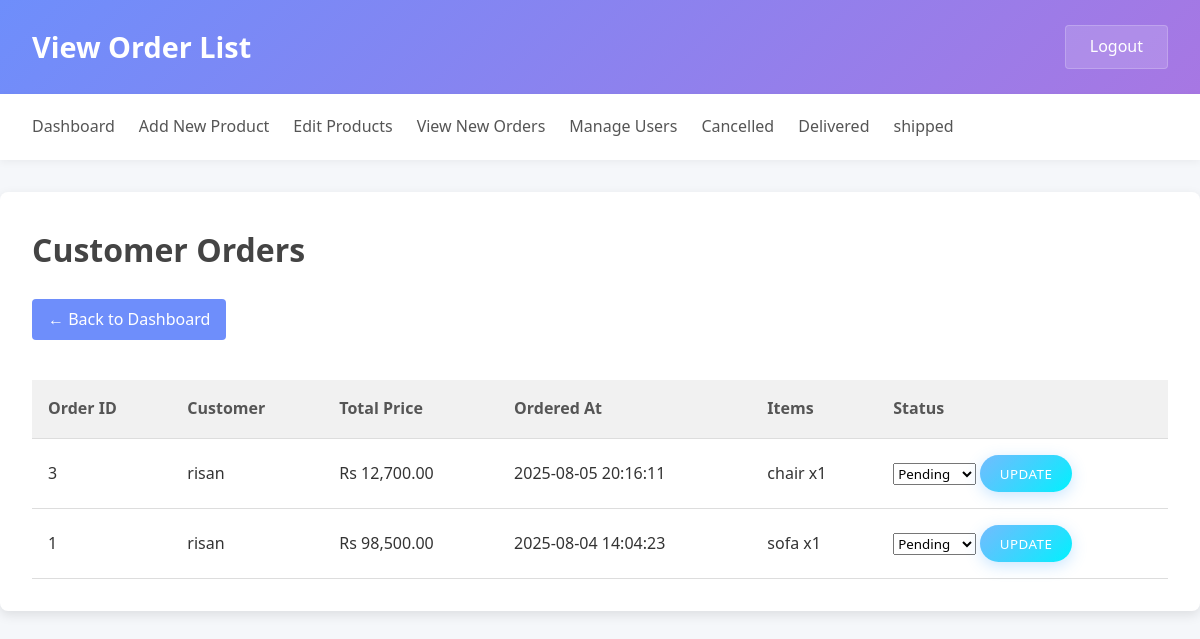
/admin/view_orders.php (signed in), run on the app's committed database.
### tables this page shows
CREATE TABLE `orders` (
  `id` int(11) NOT NULL,
  `user_id` int(11) DEFAULT NULL,
  `total_price` decimal(10,2) DEFAULT NULL,
  `order_date` timestamp NOT NULL DEFAULT current_timestamp(),
  `status` varchar(50) NOT NULL DEFAULT 'Pending'
);

CREATE TABLE `users` (
  `id` int(11) NOT NULL,
  `name` varchar(100) DEFAULT NULL,
  `email` varchar(100) DEFAULT NULL,
  `password` varchar(255) DEFAULT NULL,
  `role` enum('user','admin') DEFAULT 'user',
  `created_at` timestamp NOT NULL DEFAULT current_timestamp(),
  `user_type` varchar(20) NOT NULL DEFAULT 'user'
);

CREATE TABLE `order_items` (
  `id` int(11) NOT NULL,
  `order_id` int(11) DEFAULT NULL,
  `product_id` int(11) DEFAULT NULL,
  `quantity` int(11) DEFAULT NULL
);

CREATE TABLE `products` (
  `id` int(11) NOT NULL,
  `name` varchar(100) DEFAULT NULL,
  `description` text DEFAULT NULL,
  `price` decimal(10,2) DEFAULT NULL,
  `image` varchar(255) DEFAULT NULL,
  `category` varchar(50) DEFAULT NULL,
  `created_at` timestamp NOT NULL DEFAULT current_timestamp()
);

### admin/view_orders.php (the view, shortened to what this page needs)
<?php
include '../includes/config.php';
$order_result = mysqli_query($conn, "
    SELECT orders.*, users.name AS user_name
    FROM orders
    JOIN users ON orders.user_id = users.id
    WHERE orders.status = 'Pending'
    ORDER BY orders.order_date DESC
");
?>
<!DOCTYPE html>
<html>
<head>
    <link rel="stylesheet" href="./CSS/Navigation.css">
    <link rel="stylesheet" href="./CSS/order.css">
</head>
<body>
    <div class="topbar">
        <h1>View Order List</h1>
        <a class="logout-btn" href="../logout.php">Logout</a>
    </div>
    <?php include "./Navigation/Navigation.php"; ?>
    <main>
        <div class="container">
            <h2>Customer Orders</h2>
            <a href="dashboard.php" class="back-btn">← Back to Dashboard</a>
            <table>
                <tr>
                    <th>Order ID</th>
                    <th>Customer</th>
                    <th>Total Price</th>
                    <th>Ordered At</th>
                    <th>Items</th>
                    <th>Status</th>
                </tr>
                <?php while ($order = mysqli_fetch_assoc($order_result)) { ?>
                    <tr>
                        <td><?= $order['id']; ?></td>
                        <td><?= htmlspecialchars($order['user_name']); ?></td>
                        <td>Rs <?= number_format($order['total_price'], 2); ?></td>
                        <td><?= $order['order_date']; ?></td>
                        <td>
                            <ul>
                                <?php
                                $items_result = mysqli_query($conn, "
                    SELECT order_items.quantity, products.name AS product_name
                    FROM order_items
                    JOIN products ON order_items.product_id = products.id
                    WHERE order_items.order_id = {$order['id']}
                ");
                                if ($items_result && mysqli_num_rows($items_result) > 0) {
                                    while ($item = mysqli_fetch_assoc($items_result)) {
                                        echo "<li>" . htmlspecialchars($item['product_name']) . " x" . $item['quantity'] . "</li>";
                                    }
                                } else {
                                    echo "<li>No items found</li>";
                                }
                                ?>
                            </ul>
                        </td>
                        <td>
                            <form action="update_order_status.php" method="post">
                                <select name="status">
                                    <option value="Pending" <?= $order['status'] == 'Pending' ? 'selected' : '' ?>>Pending</option>
                                </select>
                                <button type="submit" class="update-btn">Update</button>
                            </form>
                        </td>
                    </tr>
                <?php } ?>
            </table>
        </div>
    </main>
</body>
</html>

### admin/CSS/Navigation.css (style rules this page uses)
* { margin: 0; padding: 0; box-sizing: border-box; font-family: "Segoe UI", Tahoma, Geneva, Verdana, sans-serif; }
body { background-color: #f5f7fa; color: #333; line-height: 1.6; }
.topbar { display: flex; justify-content: space-between; align-items: center; padding: 1.5rem 2rem; background: linear-gradient(135deg, #6e8efb, #a777e3); color: white; box-shadow: 0 4px 12px rgba(0, 0, 0, 0.1); }
.topbar h1 { font-size: 1.8rem; font-weight: 600; }
.logout-btn { padding: 0.5rem 1.5rem; background-color: rgba(255, 255, 255, 0.15); color: white; text-decoration: none; border-radius: 4px; transition: all 0.3s ease; font-weight: 500; border: 1px solid rgba(255, 255, 255, 0.2); }

### admin/CSS/order.css (style rules this page uses)
* { margin: 0; padding: 0; box-sizing: border-box; font-family: 'Segoe UI', Tahoma, Geneva, Verdana, sans-serif; }
body { background-color: #f5f7fa; color: #333; line-height: 1.6; }
.container { max-width: 1200px; margin: 2rem auto; padding: 2rem; background-color: white; border-radius: 8px; box-shadow: 0 4px 12px rgba(0, 0, 0, 0.1); }
h2 { font-size: 2rem; margin-bottom: 1.5rem; color: #444; }
.back-btn { display: inline-block; margin-bottom: 1.5rem; padding: 0.5rem 1rem; background-color: #6e8efb; color: white; text-decoration: none; border-radius: 4px; transition: background-color 0.3s ease; }
table { width: 100%; border-collapse: collapse; margin-top: 1rem; }
th, td { padding: 1rem; text-align: left; border-bottom: 1px solid #ddd; }
th { background-color: #f1f1f1; color: #555; font-weight: 600; }
td { background-color: #fff; }
ul { list-style-type: none; padding-left: 0; }
ul li { padding: 0.25rem 0; }
.update-btn { padding: 0.6rem 1.2rem; background: linear-gradient(135deg, #4facfe 0%, #00f2fe 100%); color: white; border: none; border-radius: 25px; cursor: pointer; font-weight: 500; text-transform: uppercase; letter-spacing: 0.5px; box-shadow: 0 4px 15px rgba(79, 172, 254, 0.3); transition: all 0.3s cubic-bezier(0.25, 0.8, 0.25, 1); position: relative; overflow: hidden; }
.update-btn::after { content: ''; position: absolute; top: 0; left: 0; width: 100%; height: 100%; background: linear-gradient(135deg, rgba(255,255,255,0.2) 0%, rgba(255,255,255,0) 100%); transition: all 0.3s ease; }

### data on the page
orders: id "3", user.name "risan", total_price "12,700.00", order_date "2025-08-05 20:16:11", status "Pending"
order_items: product.name "chair", quantity "1"
orders: id "1", user.name "risan", total_price "98,500.00", order_date "2025-08-04 14:04:23", status "Pending"
order_items: product.name "sofa", quantity "1"
